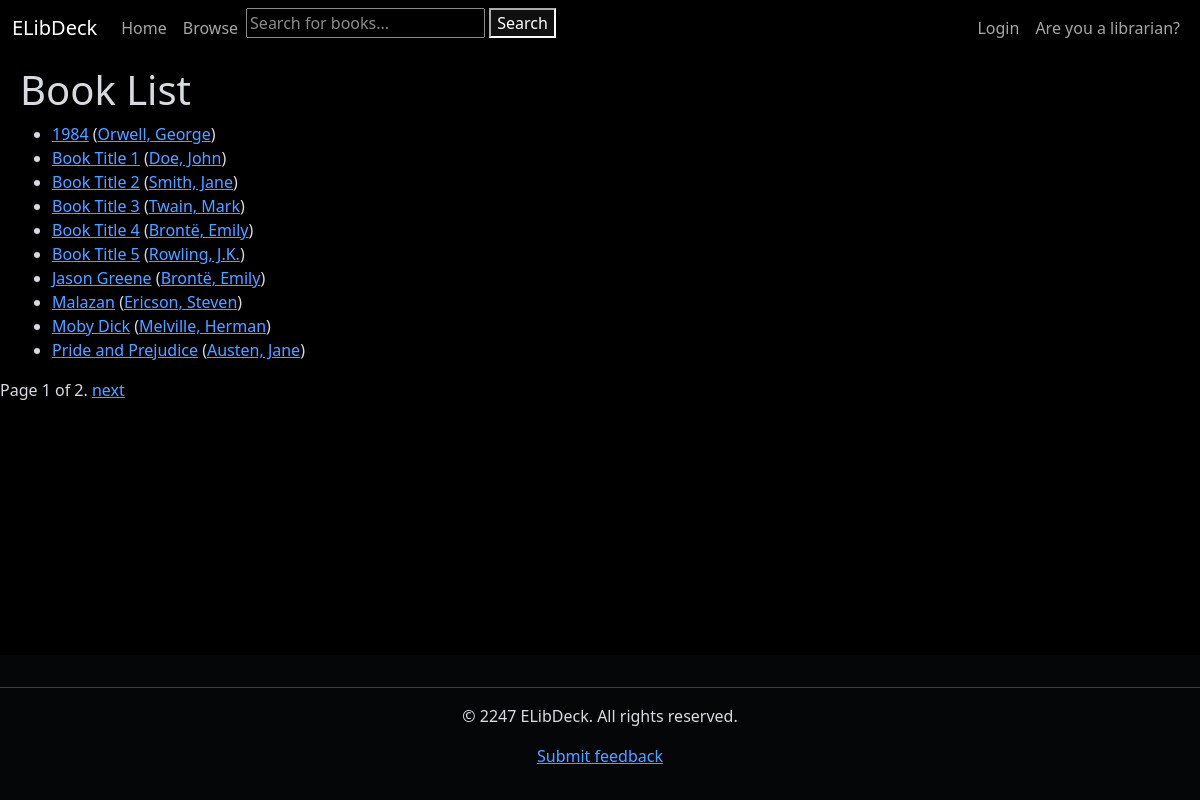
/books/, run on an earlier commit of the app's database.
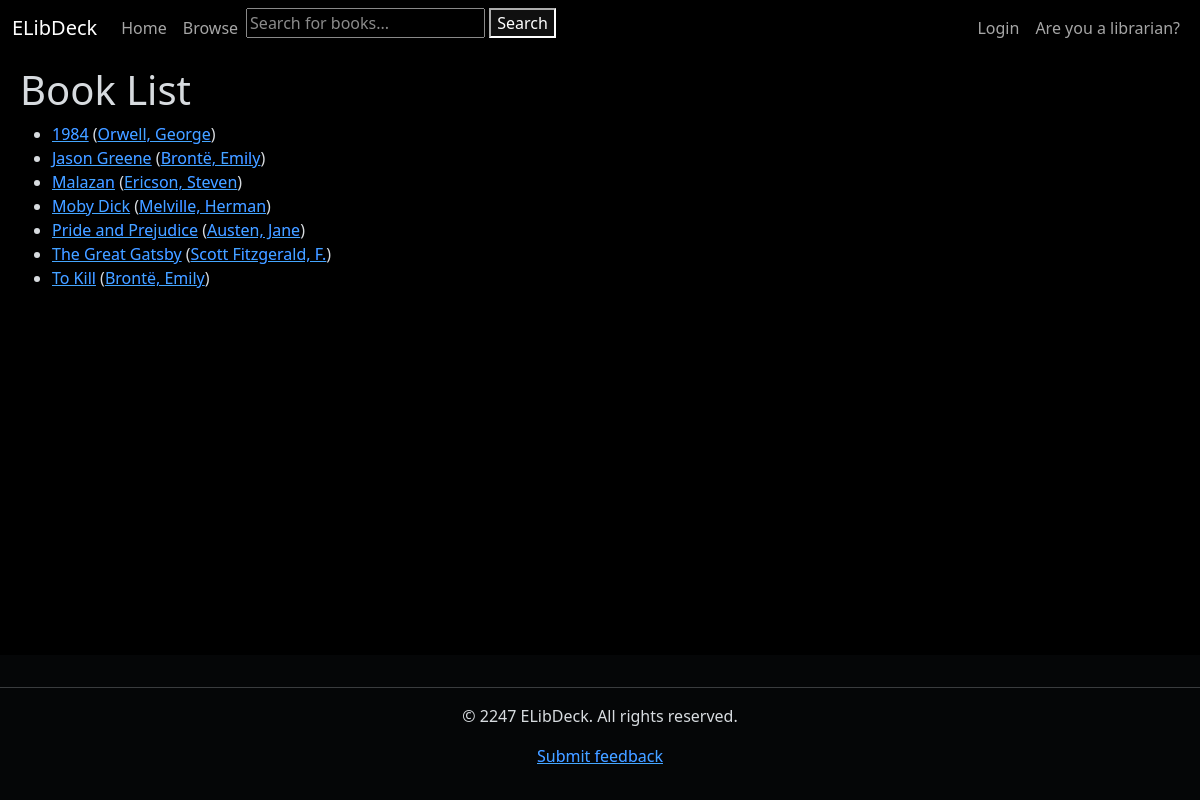
And on a later commit of the database.
### books_catalog/models.py (models this page shows, shortened)
class Book(models.Model):
    title = models.CharField(max_length=255, blank=True, null=True, help_text='Title of book')
    author = models.ForeignKey('Author', on_delete=models.RESTRICT, null=True)
    summary = models.TextField(max_length=1000, help_text="Enter a brief description of the book.", blank=True,
                               null=True)
    isbn = models.CharField('ISBN', max_length=13, unique=True, help_text='13 character ISBN', blank=True, null=True)
    genre = models.ManyToManyField(Genre, help_text='Select a genre for this book.')
    cover_image = models.ImageField(upload_to='covers', blank=True, null=True)
    publication_date = models.IntegerField(blank=True, null=True, help_text='Year of publication')
    borrowers = models.ManyToManyField(settings.AUTH_USER_MODEL, blank=True, related_name="borrowed_books")
    class Meta:
        ordering = ['title', '-publication_date']
    def get_absolute_url(self):
        return reverse('books_catalog:book-detail', args=[str(self.id)])

class Author(models.Model):
    first_name = models.CharField(max_length=100)
    last_name = models.CharField(max_length=100)
    date_of_birth = models.DateField(null=True, blank=True)
    date_of_death = models.DateField('Died', null=True, blank=True)
    class Meta:
        ordering = ['last_name', 'first_name']
    def get_absolute_url(self):
        return reverse('books_catalog:author-detail', args=[str(self.id)])
    def __str__(self):
        return f'{self.last_name}, {self.first_name}'

### books_catalog/views.py (the view)
# urls.py: path('books/', views.BookListView.as_view(), name='books'),
class BookListView(generic.ListView):
    model = Book
    template_name = 'books_catalog/book_list.html'
    paginate_by = 10

### books_catalog/templates/books_catalog/book_list.html
{% extends 'generic.html' %}
{% block content %}
    <h1>Book List</h1>
    {% if book_list %}
        <ul>
            {% for book in book_list %}
                <li>
                    <a href="{{ book.get_absolute_url }}">{{ book.title }}</a>
                    (<a href="{{ book.author.get_absolute_url }}">{{ book.author }}</a>)
                </li>
            {% endfor %}
        </ul>
    {% else %}
        <p>There are no books in the library.</p>
    {% endif %}
{% endblock %}

What changed in the data, as far as the page shows it:
removed Book: title "Book Title 1", author "Doe, John"
removed Book: title "Book Title 2", author "Smith, Jane"
removed Book: title "Book Title 3", author "Twain, Mark"
removed Book: title "Book Title 4", author "Brontë, Emily"
removed Book: title "Book Title 5", author "Rowling, J.K."
now on this page (row unchanged): Book: title "The Great Gatsby", author "Scott Fitzgerald, F."
now on this page (row unchanged): Book: title "To Kill", author "Brontë, Emily"
Also different on the page:
{{ page_obj.number }}: "1" → (not shown)
{{ page_obj.paginator.num_pages }}: "2" → (not shown)
text no longer shown: "Page of . next"
